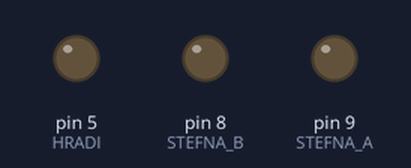
A sketch run on a simulated Arduino Uno, built with avr-gcc and run on an emulated ATmega328P. Shown: output pins drawn as LEDs (lit = HIGH).

Above: at 0.5 s.
At 2.0 s:
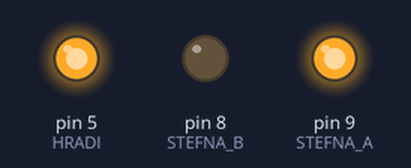
At 7.0 s:
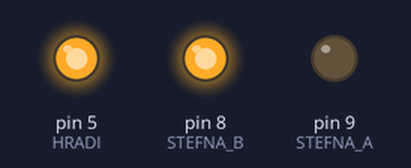
Timing chart, 0 to 10.4 s (numbered marks = the images above):
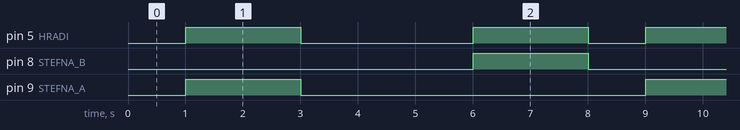

Measured:
- by itself, pin 5 (HRADI): repeats every 8.0 s: LOW 3.0 s, HIGH 2.0 s, LOW 1.0 s, HIGH 2.0 s
- by itself, pin 8 (STEFNA_B), pin 9 (STEFNA_A): alternates HIGH for 2.0 s and LOW for 6.0 s
- by itself, everything shown: repeats every 8.0 s, in 4 steps

The sketch:

einn_dc_l298n.ino
```cpp
#include "tdelay.h"

const int HRADI = 5; // Verður að vera PWM pinni
const int STEFNA_A = 9;
const int STEFNA_B = 8;

/*  motórinn á að bíða í 1 sek
    síðan að fara áfram í 2 sek
    síðan að stoppa í 3 sek
    síðan að bakka í 2 sek
    og endurtaka */
// bý til senu (e. scene) með viðburðum
// ákveð: 0 er stopp, 1 er áfram og -1 er bakka
int sena[] = {0, 1, 0, -1};
// hversu lengi á hver viðburður að vara
int senu_timi[] = {1000, 2000, 3000, 2000};
// teljari sem veit hvar senan er stödd
int senu_teljari = 0;
// breyta sem veit hversu margir viðburðir eru í senunni
const int FJOLDI_VIDBURDA = 4;

TDelay motor_delay(1000); // hversu lengi er fyrsti viðburður

void afram(int hradi);
void bakka(int hradi);
void stoppa();

void setup() {
    pinMode(HRADI, OUTPUT);
    pinMode(STEFNA_A, OUTPUT);
    pinMode(STEFNA_B, OUTPUT);

    stoppa(); // upphafsstaðan, verður stopp þar til annað er ákveðið
}

void loop() {

    if(motor_delay.timiLidinn() == true) {
        senu_teljari = (senu_teljari + 1) % FJOLDI_VIDBURDA;
        motor_delay.setBidtimi(senu_timi[senu_teljari]);
    }
    if(sena[senu_teljari] == 1) {
        afram(255);
    } else if(sena[senu_teljari] == -1) {
        bakka(255);
    } else {
        stoppa();
    }
}

void afram(int hradi) {
    digitalWrite(STEFNA_A, HIGH);
    digitalWrite(STEFNA_B, LOW);
    analogWrite(HRADI, hradi);
}

void bakka(int hradi) {
    digitalWrite(STEFNA_A, LOW);
    digitalWrite(STEFNA_B, HIGH);
    analogWrite(HRADI, hradi);
}

void stoppa() {
    digitalWrite(STEFNA_A, LOW);
    digitalWrite(STEFNA_B, LOW);
    analogWrite(HRADI, 0);
}
```

tdelay.cpp
```cpp
#include "tdelay.h"

TDelay::TDelay() {
  this->bidtimi = 1000;
  this->lidinn_timi = 0;
}

TDelay::TDelay(unsigned int bidtimi) {
  this->bidtimi = bidtimi;
  this->lidinn_timi = 0;
}

unsigned int TDelay::getBidtimi() {
  return this->bidtimi;
}

void TDelay::setBidtimi(unsigned int bidtimi) {
  this->bidtimi = bidtimi;
}

unsigned long TDelay::getLidinnTimi() {
  return this->lidinn_timi;
}

bool TDelay::timiLidinn() {
  unsigned long timi_nuna = millis();
  if(timi_nuna - lidinn_timi >= bidtimi) {
    lidinn_timi = timi_nuna;
    return true;
  }
  return false;
}
```

tdelay.h
```cpp
#ifndef tdelay_h
#define tdelay_h

#include "Arduino.h"

class TDelay {
    unsigned int bidtimi;
    unsigned long lidinn_timi;
  public:
    TDelay();
    TDelay(unsigned int bidtimi);
    unsigned int getBidtimi();
    void setBidtimi(unsigned int bidtimi);
    unsigned long getLidinnTimi();
    bool timiLidinn();
};

#endif // tdelay_h
```
